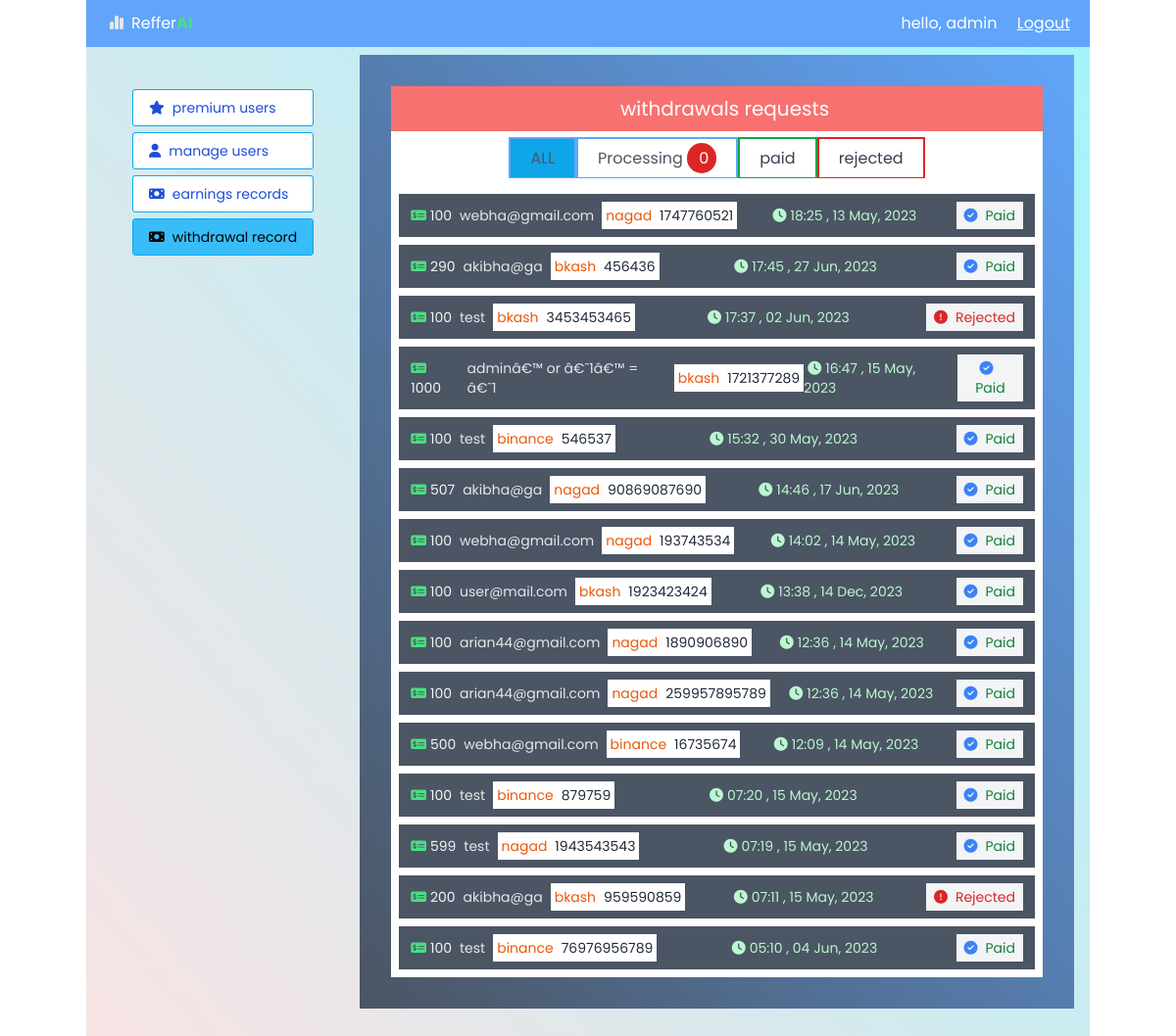
Page /admin/withdrawals.php (signed in) on the committed database.
### tables this page shows
CREATE TABLE `withdrawals` (
  `id` int(255) NOT NULL,
  `name` varchar(255) NOT NULL,
  `amount` int(255) NOT NULL,
  `method` varchar(255) NOT NULL,
  `address` varchar(255) NOT NULL,
  `draw_date` varchar(255) NOT NULL,
  `pay_condition` varchar(255) NOT NULL DEFAULT 'Processing'
);

### admin/withdrawals.php (the view, shortened to what this page needs)
<?php
include 'config.php';
?>
<!DOCTYPE html>
<html lang="en">
<head>
    <link rel="stylesheet" href="https://cdnjs.cloudflare.com/ajax/libs/font-awesome/6.4.0/css/all.min.css" />
    <script src="https://cdn.tailwindcss.com"></script>
    <link rel="stylesheet" href="../style.css">
</head>
<body>
    <div class="container m-auto bg-white h-screen">
        <?php include 'header.php';?>
        <section class="flex justify-between  gap-4 bg-gradient-to-tr from-red-100 to-cyan-200 w-full max-h-fit min-h-full p-2 pl-4 pr-4 ">
            <div class="profile p-4 w-[300px] flex items-center flex-col">
            <div class="mt-5 flex flex-col justify-between gap-2">
                <a href="index.php" class="text-sm w-full p-2 px-4 bg-white outline outline-1 outline-sky-500 text-blue-700  hover:bg-sky-400 hover:text-white rounded-sm"><i class="fa-solid fa-star mr-2"></i></i>premium users</a>
                <a href="users.php" class="text-sm w-full p-2 px-4 outline outline-1 outline-sky-500 text-blue-700 bg-white  hover:bg-sky-400 hover:text-white rounded-sm"><i class="fa-solid fa-user mr-2"></i>manage users</a>
                <a href="earn.php" class="text-sm w-full p-2 px-4 outline outline-1 outline-sky-500 text-blue-700 bg-white  hover:bg-sky-400 hover:text-white rounded-sm"><i class="fa-solid fa-money-bill mr-2"></i>earnings records</a>
                <a href="withdrawals.php" class="text-sm w-full p-2 px-4 outline outline-1 outline-sky-500 bg-sky-400 hover:text-white rounded-sm"><i class="fa-solid fa-money-bill mr-2"></i>withdrawal record</a>
            </div>
            </div>
            <div class="earnings w-[900px] h-fit  p-4 bg-gradient-to-tr from-gray-600 to-blue-400 ">
                <div class="p-4">
                     <p class="text-[20px] py-2 text-center pl-4 text-white bg-red-400">withdrawals requests</p>
                    <div class="flex flex-col items-center">
                    <?php
$sql = "SELECT * FROM withdrawals WHERE pay_condition = 'Processing'";
$run = mysqli_query( $db, $sql );
$row = mysqli_num_rows( $run );
?>
                         <div class="tab flex w-full justify-center bg-white border-1 border-blue-500 p-2 ">
                            <div class="all pt-2">
                                <a href="withdrawals.php" class="tabs border-2 border-blue-400 p-2 px-5 bg-sky-500 text-gray-600 hover:text-white">ALL</a>
                            </div>
                            <div class="pending pt-2">
                                <a href="process.php" class="tabs border-2 border-blue-400 p-2 px-5 hover:bg-sky-500 text-gray-600 hover:text-white">Processing<span class="text-white ml-1 text-center p-1 px-2 bg-red-600 rounded-full"> <?php echo $row?></span></a>
                            </div>
                            <div  class="paid pt-2">
                                 <a href="paid.php" class="tabs border-2 border-green-600 p-2 px-5 hover:bg-green-600 text-gray-700 hover:text-white">paid</a>
                            </div>
                            <div class="rejected pt-2">
                                 <a href="reject.php" class="tabs border-2 border-red-600 p-2 px-5 hover:bg-red-600 text-gray-700 hover:text-white">rejected</a>
                            </div>
                         </div>
                <div class="tab-contents records w-full p-2 bg-white">
                    <?php
                        $sql1 = "SELECT * FROM withdrawals ORDER BY draw_date DESC ";
                        $run1 = mysqli_query($db, $sql1);
                        if(mysqli_num_rows($run1) > 0){
                            while($row1 = mysqli_fetch_assoc($run1)){
                    ?>
                    <div class="flex justify-between items-center w-full mt-2 p-2 px-3 bg-gray-600 text-sm">
                        <div class="flex gap-2 items-center">
                            <h3 class="text-gray-100"><i class="fa-solid fa-money-check-dollar mr-1 text-green-400"></i><?php echo $row1['amount'];?></h3>
                            <h2 class="text-gray-200"><?php echo $row1['name']; ?></h2>
                            <div class="flex gap-2 bg-white p-1 text-gray-800">
                            <h2 class="text-orange-600"><?php echo $row1['method']; ?></h2>
                            <h3 class=""><?php echo $row1['address']; ?></h3>
                            </div>
                        </div>
                        <div class="flex items-center">
                            <h2 class="text-green-200"><i class="fa-solid fa-clock mx-1 "></i><?php echo $row1['draw_date']; ?></h2>
                        </div>
                        <?php
                        if($row1['pay_condition'] == 'Processing'){
                            ?>
                        <div class="flex">
                            <a href="paided.php?id=<?php echo $row1['wid'];?>" class="text-green-700 process bg-gray-100 px-2 ml-2 p-1">Pay success</a>
                            <a href="rejected.php?id=<?php echo $row1['wid'];?>" class="text-red-500 process bg-gray-100 px-2 ml-2 p-1">Reject</a>
                        </div>
                        <?php
                        }elseif($row1['pay_condition'] == 'Paid'){
                            echo '<div class="flex">
                            <button class="text-green-700 process bg-gray-100 px-2 ml-2 p-1"><i class="fa-solid fa-circle-check mr-2 text-blue-500"></i>Paid</button>
                        </div>';
                        }elseif($row1['pay_condition'] == 'Reject'){
                            echo '<div class="flex">
                            <button class="text-red-600 process bg-gray-100 px-2 ml-2 p-1"><i class="fa-solid fa-circle-exclamation mr-2"></i>Rejected</button>
                        </div>';
                        }
                        ?>
                    </div>
                    <?php }} ?>
                </div>
                    </div>
                </div>
            </div>
        </section>
    </div>
</body>
</html>

### style.css (style rules this page uses)
* { padding: 0; margin: 0; font-family: 'Poppins', sans-serif; }
.container { position: relative; }

### rows in the picture
withdrawals: amount "100", name "webha@gmail.com", method "nagad", address "1747760521", draw_date "18:25 , 13 May, 2023", pay_condition "Paid" (drawn)
withdrawals: amount "290", name "akibha@ga", method "bkash", address "456436", draw_date "17:45 , 27 Jun, 2023", pay_condition "Paid" (drawn)
withdrawals: amount "100", name "test", method "bkash", address "3453453465", draw_date "17:37 , 02 Jun, 2023", pay_condition "Reject" (drawn)
withdrawals: amount "1000", name "adminâ€™ or â€˜1â€™ = â€˜1", method "bkash", address "1721377289", draw_date "16:47 , 15 May, 2023", pay_condition "Paid" (drawn)
withdrawals: amount "100", name "test", method "binance", address "546537", draw_date "15:32 , 30 May, 2023", pay_condition "Paid" (drawn)
withdrawals: amount "507", name "akibha@ga", method "nagad", address "90869087690", draw_date "14:46 , 17 Jun, 2023", pay_condition "Paid" (drawn)
withdrawals: amount "100", name "webha@gmail.com", method "nagad", address "193743534", draw_date "14:02 , 14 May, 2023", pay_condition "Paid" (drawn)
withdrawals: amount "100", name "user@mail.com", method "bkash", address "1923423424", draw_date "13:38 , 14 Dec, 2023", pay_condition "Paid" (drawn)
withdrawals: amount "100", name "arian44@gmail.com", method "nagad", address "1890906890", draw_date "12:36 , 14 May, 2023", pay_condition "Paid" (drawn)
withdrawals: amount "100", name "arian44@gmail.com", method "nagad", address "259957895789", draw_date "12:36 , 14 May, 2023", pay_condition "Paid" (drawn)
withdrawals: amount "500", name "webha@gmail.com", method "binance", address "16735674", draw_date "12:09 , 14 May, 2023", pay_condition "Paid" (drawn)
withdrawals: amount "100", name "test", method "binance", address "879759", draw_date "07:20 , 15 May, 2023", pay_condition "Paid" (drawn)
withdrawals: amount "599", name "test", method "nagad", address "1943543543", draw_date "07:19 , 15 May, 2023", pay_condition "Paid" (drawn)
withdrawals: amount "200", name "akibha@ga", method "bkash", address "959590859", draw_date "07:11 , 15 May, 2023", pay_condition "Reject" (drawn)
withdrawals: amount "100", name "test", method "binance", address "76976956789", draw_date "05:10 , 04 Jun, 2023", pay_condition "Paid" (drawn)

### other values in the picture
$_SESSION['admin'] "admin"
$row "0"
